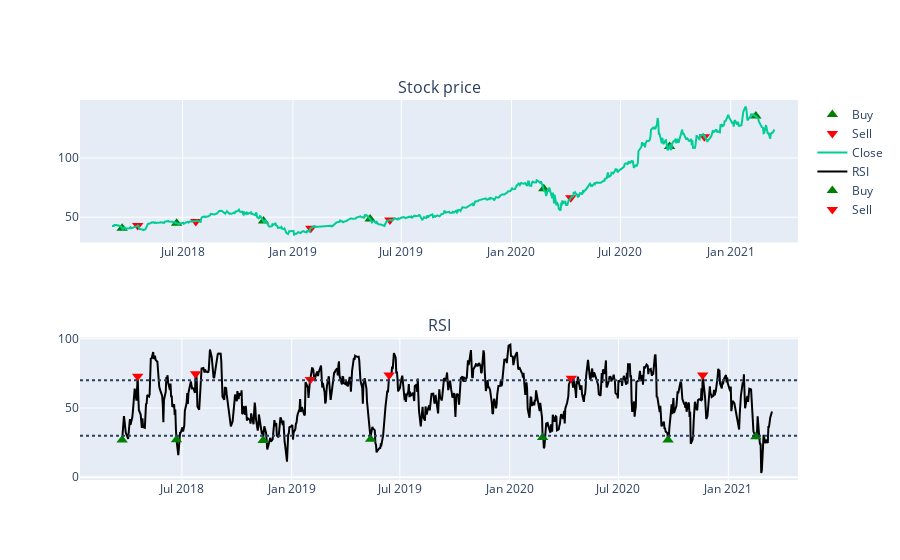

Here is the notebook cell this chart was saved with:
### Code cell
df_signal, balance, sell_dates, profit_values = trade_RSI(stock_close,rsi,lower_bound=30,upper_bound=70,budget=10000)

### Figure 1 — Plotly figure (JSON) as saved in the notebook; plotly's stock layout.template omitted (floating-point values rounded to 4 significant figures; data arrays with more than 128 entries replaced by an {"elided": "..."} marker saying what was removed)
{"data": [{"marker": {"color": "green", "size": 10, "symbol": "triangle-up"}, "mode": "markers", "name": "Buy", "type": "scatter", "x": ["2018-03-22T00:00:00", "2018-06-21T00:00:00", "2018-11-13T00:00:00", "2019-05-10T00:00:00", "2020-02-24T00:00:00", "2020-09-21T00:00:00", "2021-02-12T00:00:00"], "xaxis": "x", "y": [40.73, 44.91, 46.87, 48.47, 73.97, 109.7, 135.4], "yaxis": "y"}, {"marker": {"color": "red", "size": 10, "symbol": "triangle-down"}, "mode": "markers", "name": "Sell", "type": "scatter", "x": ["2018-04-17T00:00:00", "2018-07-23T00:00:00", "2019-01-31T00:00:00", "2019-06-12T00:00:00", "2020-04-09T00:00:00", "2020-11-18T00:00:00"], "xaxis": "x", "y": [42.99, 46.39, 40.58, 47.73, 66.48, 117.9], "yaxis": "y"}, {"name": "Close", "type": "scatter", "x": {"elided": "763 str values"}, "xaxis": "x", "y": {"elided": "763 float values"}, "yaxis": "y"}, {"line": {"color": "black"}, "name": "RSI", "type": "scatter", "x": {"elided": "762 str values"}, "xaxis": "x2", "y": {"elided": "762 float values"}, "yaxis": "y2"}, {"marker": {"color": "green", "size": 10, "symbol": "triangle-up"}, "mode": "markers", "name": "Buy", "type": "scatter", "x": ["2018-03-23T00:00:00", "2018-06-22T00:00:00", "2018-11-14T00:00:00", "2019-05-13T00:00:00", "2020-02-25T00:00:00", "2020-09-22T00:00:00", "2021-02-16T00:00:00"], "xaxis": "x2", "y": [26.87, 27.16, 26.57, 27.44, 28.66, 26.96, 29.22], "yaxis": "y2"}, {"marker": {"color": "red", "size": 10, "symbol": "triangle-down"}, "mode": "markers", "name": "Sell", "type": "scatter", "x": ["2018-04-18T00:00:00", "2018-07-24T00:00:00", "2019-02-01T00:00:00", "2019-06-13T00:00:00", "2020-04-13T00:00:00", "2020-11-19T00:00:00"], "xaxis": "x2", "y": [72.88, 74.81, 70.65, 73.86, 71.45, 73.78], "yaxis": "y2"}], "layout": {"annotations": [{"font": {"size": 16}, "showarrow": false, "text": "Stock price", "x": 0.5, "xanchor": "center", "xref": "paper", "y": 1, "yanchor": "bottom", "yref": "paper"}, {"font": {"size": 16}, "showarrow": false, "text": "RSI", "x": 0.5, "xanchor": "center", "xref": "paper", "y": 0.375, "yanchor": "bottom", "yref": "paper"}], "autosize": true, "shapes": [{"line": {"dash": "dot"}, "type": "line", "x0": 0, "x1": 1, "xref": "x2 domain", "y0": 30, "y1": 30, "yref": "y2"}, {"line": {"dash": "dot"}, "type": "line", "x0": 0, "x1": 1, "xref": "x2 domain", "y0": 70, "y1": 70, "yref": "y2"}], "xaxis": {"anchor": "y", "autorange": true, "domain": [0, 1], "range": ["2018-01-10 08:36:11.7423", "2021-04-23 15:23:48.2577"], "type": "date"}, "xaxis2": {"anchor": "y2", "autorange": true, "domain": [0, 1], "range": ["2018-01-11 03:47:45.2349", "2021-04-27 20:12:14.7651"], "type": "date"}, "yaxis": {"anchor": "x", "autorange": true, "domain": [0.625, 1], "range": [26.94, 149.1], "type": "linear"}, "yaxis2": {"anchor": "x2", "autorange": true, "domain": [0, 0.375], "range": [-1.965, 100.9], "type": "linear"}}}
